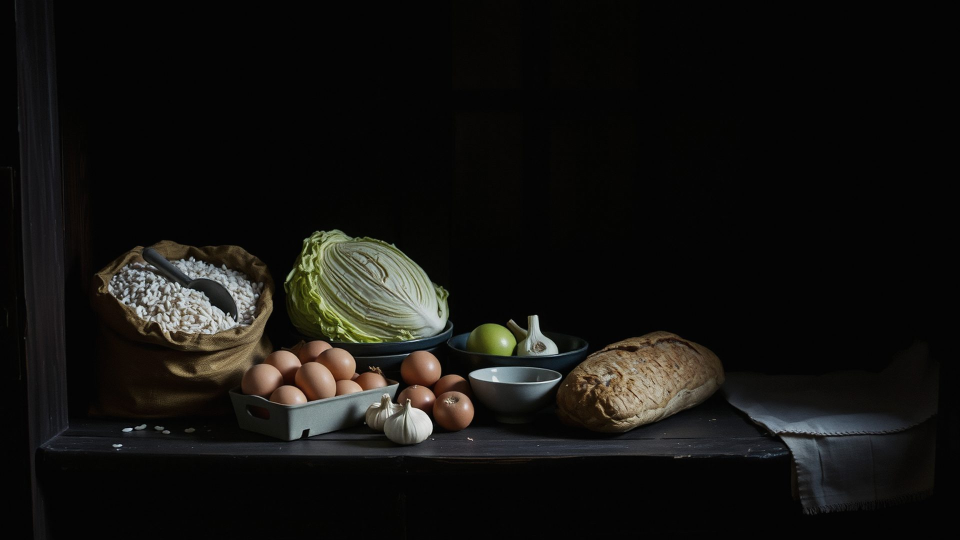
#> input picture images/photo/hero-1.jpg, 1920 x 1080 px (shown at 1/2 size)
$ python -i prep_photos.py   (imports and definitions only)
#> lines starting #> are read from the running program, lines starting #| are printed output that depends on the picture
#> further down, picture is the input picture: PIL image 1920x1080 RGB; mean R, G, B 20.2, 19.3, 17
# -*- coding: utf-8 -*-
"""
생성한 사진(PNG)을 홈페이지용 JPG 로 다듬습니다.
  python tools/prep_photos.py <원본 폴더>
→ images/photo/*.jpg

· 크기: 첫 화면 1920, 배너 1920, 카드·이야기 1200, 질감 1024
· 색: 채도를 조금 낮추고 대비를 살짝 눌러 필름 사진처럼, 미세한 입자와 가장자리 어둡게(비네팅)
  — 여러 장을 같은 톤으로 맞추기 위한 처리입니다.
"""
import os, sys, random
from PIL import Image, ImageEnhance, ImageFilter, ImageChops, ImageOps

SRC = sys.argv[1] if len(sys.argv) > 1 else "."
OUT = os.path.join(os.path.dirname(os.path.dirname(os.path.abspath(__file__))), "images", "photo")
# [1 line not run here, left out]

# 원본 이름 → (출력 이름, 가로 크기, 좌우 뒤집기)
#  글(제목)은 사진 왼쪽에 얹히므로, 피사체가 왼쪽에 몰린 사진은 좌우로 뒤집어
#  왼쪽을 비워 둡니다. 사진을 뒤집는 것은 눈에 띄지 않으면서 글자리를 만드는 가장 간단한 방법입니다.
MAP = {
    "hero_01b": ("hero-1", 1920, False), "hero_02": ("hero-2", 1920, False), "hero_03": ("hero-3", 1920, False),
    "banner_about": ("banner-about", 1920, False), "banner_donate": ("banner-donate", 1920, True), "banner_use": ("banner-use", 1920, False),
    "banner_archive": ("banner-archive", 1920, False), "banner_transparency": ("banner-transparency", 1920, False), "banner_analyze": ("banner-analyze", 1920, False),
    "card_market": ("card-market", 1200, False), "card_bank": ("card-bank", 1200, False), "card_gnd": ("card-gnd", 1200, False),
    "story_01": ("story-1", 1200, False), "story_02": ("story-2", 1200, False), "story_03": ("story-3", 1200, False), "story_04": ("story-4", 1200, False),
    "texture_linen": ("texture-linen", 1024, False),
}

def grade(img, texture=False):
#> called with texture = False
    img = img.convert("RGB")
    if texture:
        return ImageEnhance.Color(img).enhance(0.6)
    w, h = img.size
#> w = 1920; h = 1080
    img = ImageEnhance.Color(img).enhance(0.86)        # 채도 조금 낮춤
    img = ImageEnhance.Contrast(img).enhance(0.96)     # 대비 살짝 눌러 필름 느낌
    # 그림자를 살짝 들어 올리고 하이라이트를 눌러 부드럽게 (톤 커브)
    lut = [int(255 * ((i / 255) ** 0.96) * 0.97 + 5) for i in range(256)]
    img = img.point(lut * 3)
    # 따뜻한 색 기울기 (황갈색 강조와 어울리게)
    warm = Image.new("RGB", (w, h), (232, 208, 176))
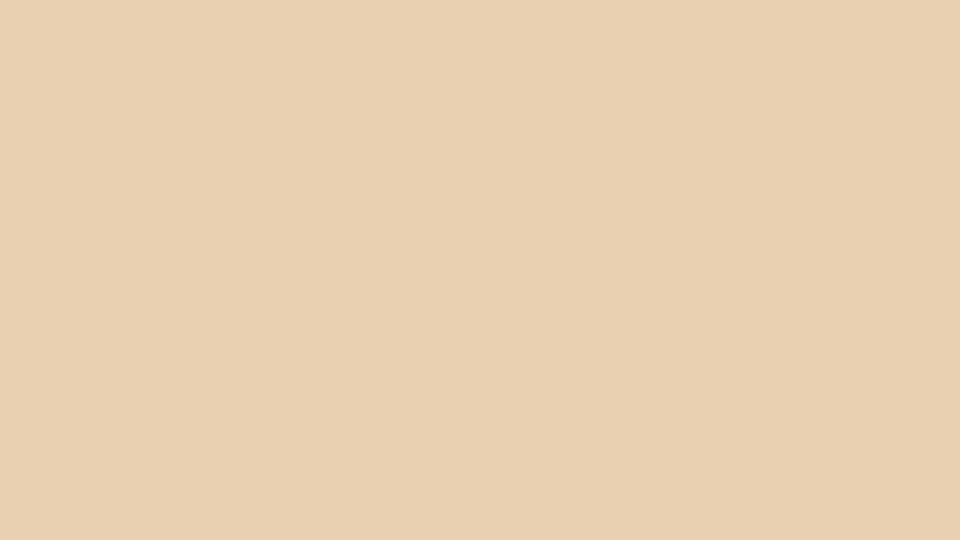
#> warm: PIL image 1920x1080 RGB (shown at 1/2 size); mean R, G, B 232, 208, 176
    img = Image.blend(img, ImageChops.multiply(img, warm), 0.10)
    # 미세한 입자
    grain = Image.effect_noise((w, h), 18).convert("L").filter(ImageFilter.GaussianBlur(0.6))
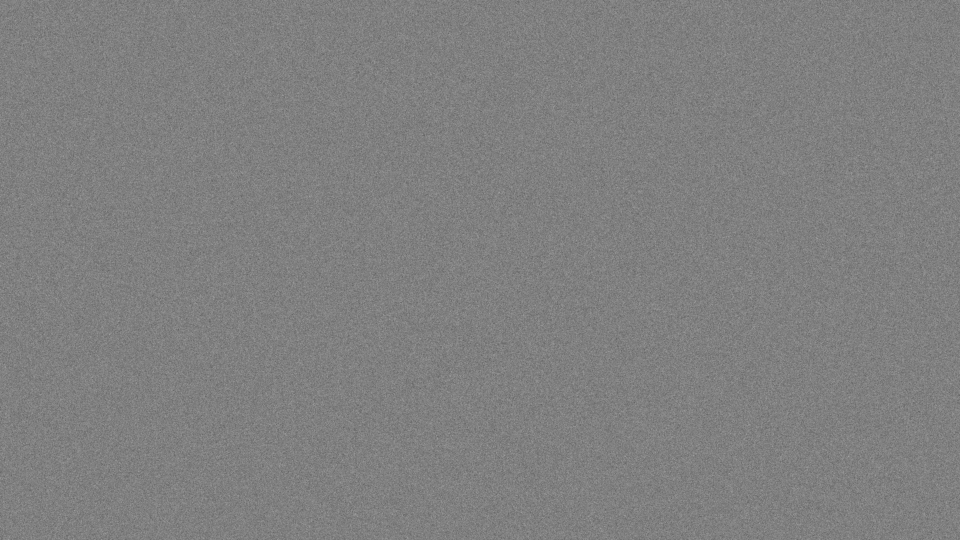
#> grain: PIL image 1920x1080 L (shown at 1/2 size); min 76, max 172, mean 127.5
    img = Image.blend(img, ImageChops.overlay(img, Image.merge("RGB", (grain, grain, grain))), 0.22)
    # 비네팅
    mask = Image.new("L", (w, h), 0)
#> mask: PIL image 1920x1080 L; every value is 0
    from PIL import ImageDraw
    d = ImageDraw.Draw(mask)
    d.ellipse((-w * 0.25, -h * 0.35, w * 1.25, h * 1.35), fill=255)
    mask = mask.filter(ImageFilter.GaussianBlur(max(w, h) * 0.18))
#> mask: PIL image 1920x1080 L; every value is 255
    dark = ImageEnhance.Brightness(img).enhance(0.72)
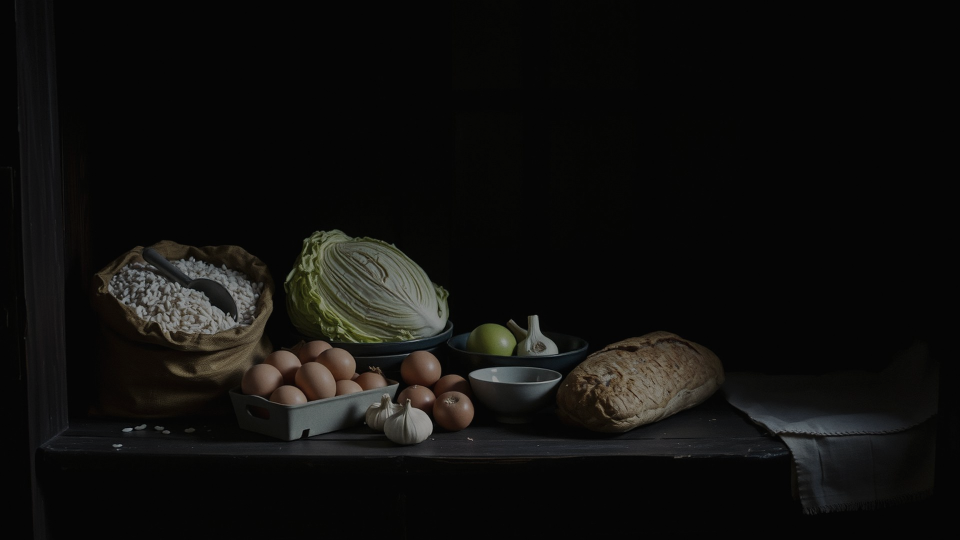
#> dark: PIL image 1920x1080 RGB (shown at 1/2 size); mean R, G, B 16, 15.5, 13.9
    img = Image.composite(img, dark, mask)
    return img

done = 0
# [17 lines not run here, left out]

>>> from PIL import Image
>>> picture = Image.open('../images/photo/hero-1.jpg')
>>> result = grade(picture)

$ run again, on images/photo/card-gnd.jpg
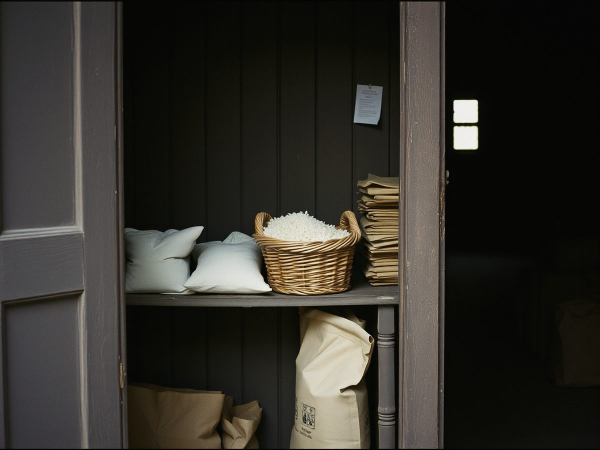
#> input picture images/photo/card-gnd.jpg, 1200 x 900 px (shown at 1/2 size)
#> picture is the input picture: PIL image 1200x900 RGB; mean R, G, B 50.9, 48.5, 42.6
#> in grade, `dark = ImageEnhance.Brightness(img).enhance(0.72)`:
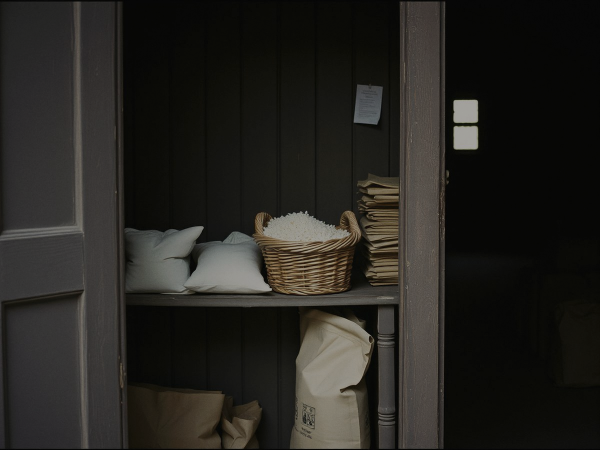
#> dark: PIL image 1200x900 RGB (shown at 1/2 size); mean R, G, B 37.9, 36.2, 32.1
